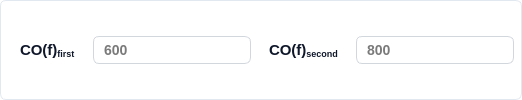
       <widget class="QFrame" name="pyqt5_frame_group_singleshell_co">
        <property name="styleSheet">
         <string notr="true">box-sizing: border-box;
display: flex;
flex-direction: column;
align-items: flex-start;
gap: 25px;
background: #FFFFFF;
border: 1px solid #E2E8F0; /* slate/200 */
border-radius: 6px;
padding:6px;</string>
        </property>
        <layout class="QHBoxLayout" name="horizontalLayout_49" stretch="0,0">
         <property name="leftMargin">
          <number>1</number>
         </property>
         <property name="topMargin">
          <number>1</number>
         </property>
         <property name="rightMargin">
          <number>1</number>
         </property>
         <property name="bottomMargin">
          <number>1</number>
         </property>
         <item>
          <layout class="QHBoxLayout" name="horizontalLayout_6">
           <item>
            <widget class="QLabel" name="label_51">
             <property name="styleSheet">
              <string notr="true"> 	border: none;
	color: #0F172A;  /* Text color */
    font-family: 'Segoe UI', sans-serif;  /* Font family */
    font-style: normal;  /* Font style */
    font-weight: 500;  /* Font weight */
    font-size: 14px;  /* Font size */
    line-height: 24px;  /* Line height */
    padding: 4px 8px;  /* Padding */</string>
             </property>
             <property name="text">
              <string>&lt;html&gt;&lt;head/&gt;&lt;body&gt;&lt;p&gt;&lt;span style=&quot; font-size:11pt;&quot;&gt;CO(f)&lt;/span&gt;&lt;span style=&quot; font-size:11pt; vertical-align:sub;&quot;&gt;first&lt;/span&gt;&lt;/p&gt;&lt;/body&gt;&lt;/html&gt;</string>
             </property>
            </widget>
           </item>
           <item>
            <widget class="QLineEdit" name="pyqt5_entry_singleshell_firstco">
             <property name="enabled">
              <bool>true</bool>
             </property>
             <property name="maximumSize">
              <size>
               <width>200</width>
               <height>16777215</height>
              </size>
             </property>
             <property name="styleSheet">
              <string notr="true">QLineEdit {
    background: #FFFFFF;  /* Default background */
    border: 1px solid #D2D7DD;  /* Default border */
    border-radius: 6px;  /* Rounded corners */
    color: #7a7a7a;  /* Text color */
    font-family: 'Segoe UI', sans-serif;  /* Font family */
    font-style: normal;  /* Font style */
    font-weight: 500;  /* Font weight */
    font-size: 14px;  /* Font size */
    line-height: 24px;  /* Line height */
    padding: 4px 8px;  /* Padding */
}

/* Disabled State */
QLineEdit:disabled {
    color: #D2D7DD;
    border: 1px solid #D2D7DD;
}
</string>
             </property>
             <property name="text">
              <string>600</string>
             </property>
             <property name="readOnly">
              <bool>true</bool>
             </property>
            </widget>
           </item>
          </layout>
         </item>
         <item>
          <layout class="QHBoxLayout" name="horizontalLayout_10">
           <item>
            <widget class="QLabel" name="label_52">
             <property name="styleSheet">
              <string notr="true"> 	border: none;
	color: #0F172A;  /* Text color */
    font-family: 'Segoe UI', sans-serif;  /* Font family */
    font-style: normal;  /* Font style */
    font-weight: 500;  /* Font weight */
    font-size: 14px;  /* Font size */
    line-height: 24px;  /* Line height */
    padding: 4px 8px;  /* Padding */</string>
             </property>
             <property name="text">
              <string>&lt;html&gt;&lt;head/&gt;&lt;body&gt;&lt;p&gt;&lt;span style=&quot; font-size:11pt;&quot;&gt;CO(f)&lt;/span&gt;&lt;span style=&quot; font-size:11pt; vertical-align:sub;&quot;&gt;second&lt;/span&gt;&lt;/p&gt;&lt;/body&gt;&lt;/html&gt;</string>
             </property>
            </widget>
           </item>
           <item>
            <widget class="QLineEdit" name="pyqt5_entry_singleshell_secondco">
             <property name="enabled">
              <bool>true</bool>
             </property>
             <property name="maximumSize">
              <size>
               <width>200</width>
               <height>16777215</height>
              </size>
             </property>
             <property name="styleSheet">
              <string notr="true">QLineEdit {
    background: #FFFFFF;  /* Default background */
    border: 1px solid #D2D7DD;  /* Default border */
    border-radius: 6px;  /* Rounded corners */
    color: #7a7a7a;  /* Text color */
    font-family: 'Segoe UI', sans-serif;  /* Font family */
    font-style: normal;  /* Font style */
    font-weight: 500;  /* Font weight */
    font-size: 14px;  /* Font size */
    line-height: 24px;  /* Line height */
    padding: 4px 8px;  /* Padding */
}

/* Disabled State */
QLineEdit:disabled {
    color: #D2D7DD;
    border: 1px solid #D2D7DD;
}
</string>
             </property>
             <property name="text">
              <string>800</string>
             </property>
             <property name="readOnly">
              <bool>true</bool>
             </property>
            </widget>
           </item>
          </layout>
         </item>
        </layout>
       </widget>
